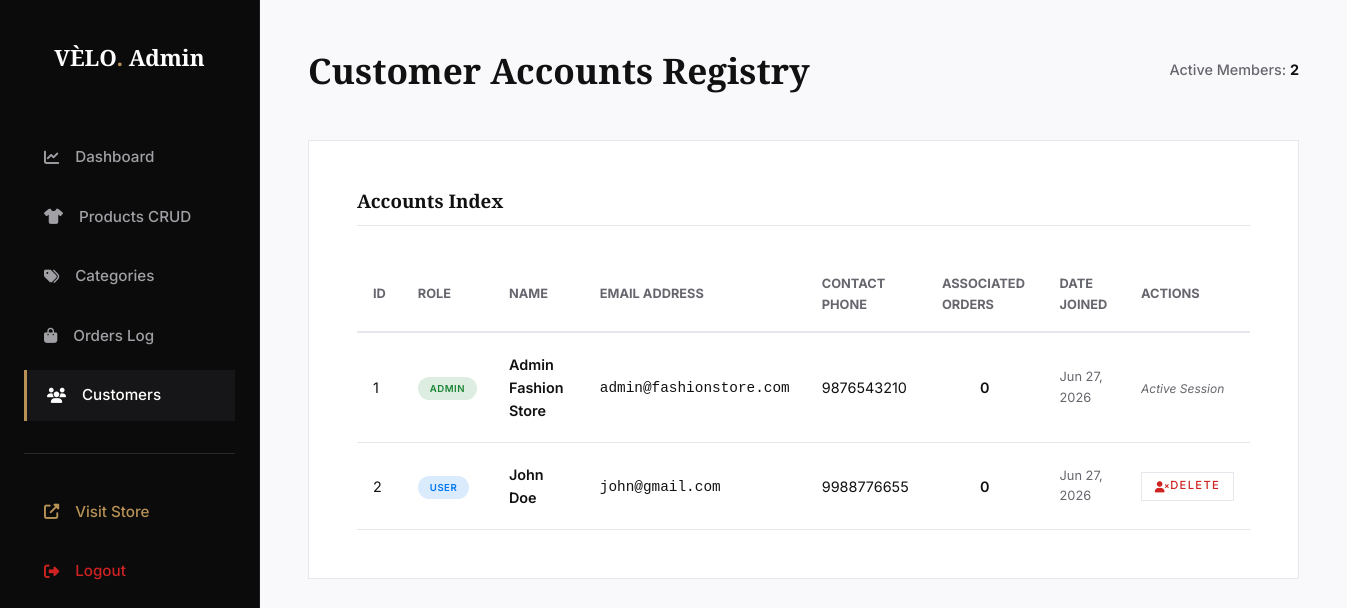
The page /admin/customers.php (signed in) on the database its author committed.
### tables this page shows
CREATE TABLE IF NOT EXISTS `users` (
    `id` INT AUTO_INCREMENT PRIMARY KEY,
    `name` VARCHAR(100) NOT NULL,
    `email` VARCHAR(150) NOT NULL UNIQUE,
    `password` VARCHAR(255) NOT NULL,
    `phone` VARCHAR(20) DEFAULT NULL,
    `address` TEXT DEFAULT NULL,
    `role` ENUM('user', 'admin') DEFAULT 'user',
    `created_at` TIMESTAMP DEFAULT CURRENT_TIMESTAMP,
    `updated_at` TIMESTAMP DEFAULT CURRENT_TIMESTAMP ON UPDATE CURRENT_TIMESTAMP
);

### includes/functions.php (called while the page is built, shortened)
<?php
function e($value) {
    return htmlspecialchars($value ?? '', ENT_QUOTES, 'UTF-8');
}
function get_logged_in_user_id() {
    return $_SESSION['user_id'] ?? null;
}

### admin/customers.php (the view, shortened to what this page needs)
<?php
require_once __DIR__ . '/../config/db.php';
require_once __DIR__ . '/../includes/functions.php';
try {
    $stmt = $pdo->query("
        SELECT u.*, COUNT(o.id) as order_count
        FROM users u
        LEFT JOIN orders o ON u.id = o.user_id
        GROUP BY u.id
        ORDER BY u.role DESC, u.created_at DESC
    ");
    $accounts = $stmt->fetchAll();
} catch (PDOException $e) {
    die("Database query error: " . $e->getMessage());
}
?>
<!DOCTYPE html>
<html lang="en">
<head>
    <link rel="stylesheet" href="https://cdnjs.cloudflare.com/ajax/libs/font-awesome/6.4.0/css/all.min.css">
    <link rel="stylesheet" href="../assets/css/style.css">
</head>
<body>
<div class="admin-layout">
    <aside class="admin-sidebar">
        <div class="admin-logo">
            VÈLO<span>.</span> Admin
        </div>
        <nav class="admin-menu">
            <a href="dashboard.php" class="admin-menu-item">
                <i class="fas fa-chart-line"></i> Dashboard
            </a>
            <a href="products.php" class="admin-menu-item">
                <i class="fas fa-tshirt"></i> Products CRUD
            </a>
            <a href="categories.php" class="admin-menu-item">
                <i class="fas fa-tags"></i> Categories
            </a>
            <a href="orders.php" class="admin-menu-item">
                <i class="fas fa-shopping-bag"></i> Orders Log
            </a>
            <a href="customers.php" class="admin-menu-item active">
                <i class="fas fa-users"></i> Customers
            </a>
            <hr style="border:none; border-top: 1px solid #27272c; margin: 1.5rem 0;">
            <a href="../index.php" class="admin-menu-item" style="color: var(--accent);">
                <i class="fas fa-external-link-alt"></i> Visit Store
            </a>
            <a href="../logout.php" class="admin-menu-item" style="color: var(--error);">
                <i class="fas fa-sign-out-alt"></i> Logout
            </a>
        </nav>
    </aside>
    <main class="admin-main">
        <div class="admin-topbar">
            <h2>Customer Accounts Registry</h2>
            <div style="font-size:0.9rem; color:var(--text-muted); font-weight:500;">
                Active Members: <strong style="color:var(--text);"><?php echo count($accounts); ?></strong>
            </div>
        </div>
        <div class="checkout-section-card" style="margin-bottom:0;">
            <h3>Accounts Index</h3>
            <div style="overflow-x:auto; margin-top:1.5rem;">
                <table class="orders-history-table">
                    <thead>
                        <tr>
                            <th>ID</th>
                            <th>Role</th>
                            <th>Name</th>
                            <th>Email Address</th>
                            <th>Contact Phone</th>
                            <th>Associated Orders</th>
                            <th>Date Joined</th>
                            <th>Actions</th>
                        </tr>
                    </thead>
                    <tbody>
                        <?php foreach ($accounts as $acc): ?>
                            <tr>
                                <td><?php echo $acc['id']; ?></td>
                                <td>
                                    <span class="status-pill <?php echo $acc['role'] === 'admin' ? 'status-completed' : 'status-processing'; ?>" style="font-size:0.6rem; font-weight:600;">
                                        <?php echo e($acc['role']); ?>
                                    </span>
                                </td>
                                <td style="font-weight:600;"><?php echo e($acc['name']); ?></td>
                                <td><code><?php echo e($acc['email']); ?></code></td>
                                <td><?php echo e($acc['phone'] ?: 'N/A'); ?></td>
                                <td style="text-align:center; font-weight:600;"><?php echo $acc['order_count']; ?></td>
                                <td style="font-size:0.8rem; color:var(--text-muted);"><?php echo date('M d, Y', strtotime($acc['created_at'])); ?></td>
                                <td>
                                    <?php if ($acc['id'] !== get_logged_in_user_id()): ?>
                                        <a href="customers.php?delete_id=<?php echo $acc['id']; ?>&csrf_token=<?php echo urlencode($_SESSION['csrf_token']); ?>" onclick="return confirm('Are you sure you want to delete this customer account? Associated orders may be affected.');" class="btn btn-outline" style="padding:0.3rem 0.8rem; font-size:0.7rem; color:var(--error); border-color:var(--border);"><i class="fas fa-user-times"></i> Delete</a>
                                    <?php else: ?>
                                        <span style="font-size:0.75rem; color:var(--text-muted); font-style:italic;">Active Session</span>
                                    <?php endif; ?>
                                </td>
                            </tr>
                        <?php endforeach; ?>
                    </tbody>
                </table>
            </div>
        </div>
    </main>
</div>
</body>
</html>

### assets/css/style.css (style rules this page uses)
:root { --background: #ffffff; --surface: #f9f9fb; --surface-card: #ffffff; --text: #111111; --text-muted: #66666e; --primary: #000000; --primary-hover: #222222; --primary-rgb: 0, 0, 0; --accent: #b89255; --accent-hover: #9a763e; --border: #e6e6ec; --border-hover: #99999f; --border-focus: #000000; --error: #cf2323; --success: #1b8535; --shadow: 0 12px 40px rgba(0, 0, 0, 0.04); --shadow-sm: 0 4px 12px rgba(0, 0, 0, 0.02); --transition: all 0.3s cubic-bezier(0.25, 0.8, 0.25, 1); --font-sans: 'Inter', sans-serif; --font-serif: 'Playfair Display', serif; }
* { box-sizing: border-box; margin: 0; padding: 0; }
html { scroll-behavior: smooth; font-size: 16px; }
body { background-color: var(--background); color: var(--text); font-family: var(--font-sans); line-height: 1.6; transition: background-color 0.3s ease, color 0.3s ease; overflow-x: hidden; }
a { color: inherit; text-decoration: none; transition: var(--transition); }
h1, h2, h3, h4, h5, h6 { font-family: var(--font-serif); font-weight: 600; line-height: 1.25; }
.btn { display: inline-flex; align-items: center; justify-content: center; padding: 0.95rem 2.2rem; font-weight: 500; font-size: 0.9rem; text-transform: uppercase; letter-spacing: 0.12em; cursor: pointer; transition: var(--transition); position: relative; border-radius: 0; }
.btn-outline { border: 1px solid var(--border); color: var(--text); }
.orders-history-table { width: 100%; border-collapse: collapse; }
.orders-history-table th { text-align: left; padding: 1rem; border-bottom: 2px solid var(--border); font-size: 0.8rem; text-transform: uppercase; color: var(--text-muted); }
.orders-history-table td { padding: 1.25rem 1rem; border-bottom: 1px solid var(--border); font-size: 0.9rem; }
.status-pill { display: inline-block; padding: 0.25rem 0.75rem; font-size: 0.75rem; font-weight: 600; border-radius: 20px; text-transform: uppercase; letter-spacing: 0.05em; }
.status-processing { background-color: rgba(0, 120, 240, 0.15); color: #0078f0; }
.status-completed, .status-delivered { background-color: rgba(27, 133, 53, 0.15); color: var(--success); }
.checkout-section-card { background-color: var(--surface-card); border: 1px solid var(--border); padding: 3rem; margin-bottom: 2rem; }
.checkout-section-card h3 { margin-bottom: 2rem; padding-bottom: 0.8rem; border-bottom: 1px solid var(--border); }
.admin-layout { display: grid; grid-template-columns: 260px 1fr; min-height: 100vh; }
.admin-sidebar { background-color: #0b0b0c; color: #a0a0a5; padding: 2.5rem 1.5rem; border-right: 1px solid #1c1c20; }
.admin-logo { font-family: var(--font-serif); font-size: 1.4rem; font-weight: 700; color: #ffffff; margin-bottom: 3.5rem; text-align: center; }
.admin-logo span { color: var(--accent); }
.admin-menu { display: flex; flex-direction: column; gap: 0.5rem; }
.admin-menu-item { display: flex; align-items: center; gap: 1rem; padding: 0.85rem 1.25rem; font-size: 0.95rem; font-weight: 500; color: #a0a0a5; }
.admin-menu-item:hover, .admin-menu-item.active { color: #ffffff; background-color: #161618; border-left: 3px solid var(--accent); }
.admin-main { background-color: var(--surface); padding: 3rem; }
.admin-topbar { display: flex; justify-content: space-between; align-items: center; margin-bottom: 3rem; }
.admin-topbar h2 { font-size: 2.2rem; }

### rows shown on the page
users: id "1", role "ADMIN", name "Admin Fashion Store", email "admin@fashionstore.com", phone "9876543210", order_count "0", created_at "Jun 27, 2026", shows "Active Session"
users: id "2", role "USER", name "John Doe", email "john@gmail.com", phone "9988776655", order_count "0", created_at "Jun 27, 2026"

### other values the page prints
count($accounts) "2"
